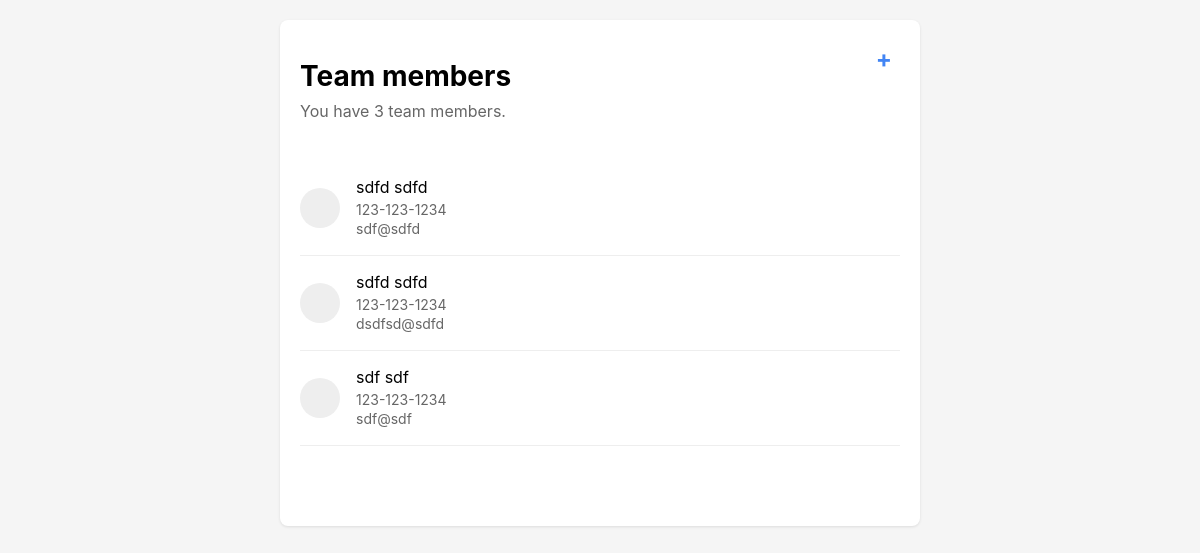
The app's page /, older data.
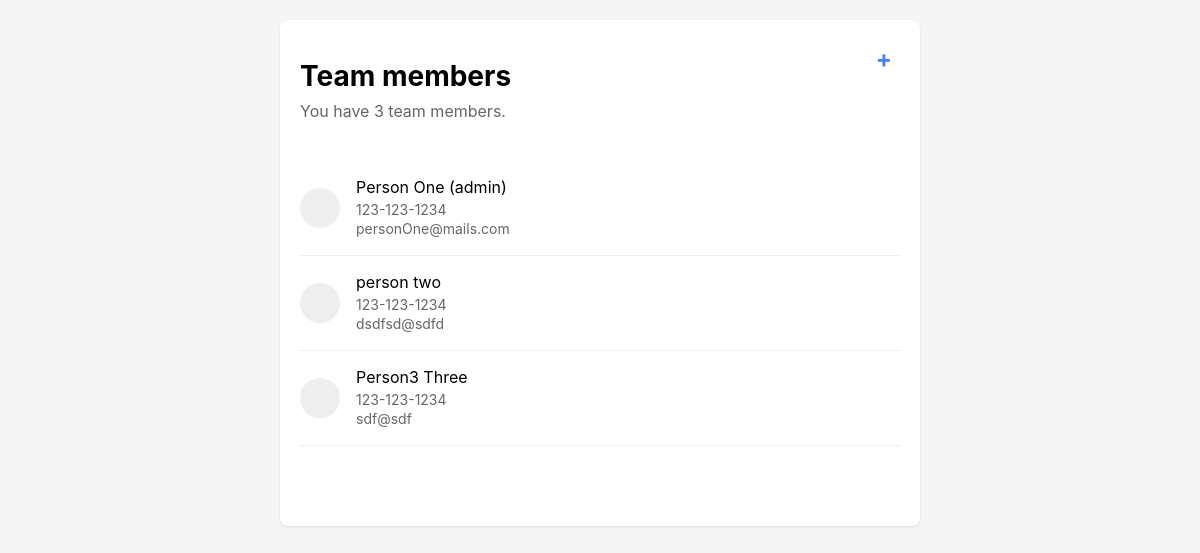
The same page, newer data.
### fullStackTeam/models.py (models this page shows, shortened)
class Member(models.Model):
    ROLE_CHOICES = [
        ('Regular', 'Regular'),
        ('Admin', 'Admin'),
    ]
    first_name = models.CharField(max_length=100)
    last_name = models.CharField(max_length=100)
    phone = models.CharField(max_length=15)
    email = models.EmailField(unique=True)
    role = models.CharField(max_length=10, choices=ROLE_CHOICES, default='Regular')

### fullStackTeam/views.py (the view)
# urls.py: path('', views.memberList, name='members'),
def memberList(request):
    mymembers = Member.objects.all().values()
    template = loader.get_template('all_members.html')
    context = {
        'mymembers': mymembers,
        'total_members': Member.objects.count(),
    }
    return HttpResponse(template.render(context, request))

### fullStackTeam/templates/all_members.html (shortened to what this page needs)
{% extends "master.html" %}
{% block content %}
    <h1>
        Team members
        <a href="{% url 'add_member' %}" class="add-button">+</a>
    </h1>
    <div class="subtitle">You have {{ total_members }} team member{{ total_members|pluralize }}.</div>
    <div class="member-list">
        {% for member in mymembers %}
        <a href="{% url 'details' member.id %}" style="text-decoration: none; color: inherit;">
            <div class="member-item">
                <div class="member-avatar"></div>
                <div class="member-info">
                    <div class="member-name">
                        {{ member.first_name }} {{ member.last_name }}
                        {% if member.role == 'Admin' %}(admin){% endif %}
                    </div>
                    <div class="member-contact">{{ member.phone }}</div>
                    <div class="member-contact">{{ member.email }}</div>
                </div>
            </div>
        </a>
        {% endfor %}
    </div>
{% endblock %}

### fullStackTeam/templates/master.html (shortened to what this page needs)
<!DOCTYPE html>
<html>
<head>
</head>
<body>
    <div class="content">
        {% block content %}
        {% endblock %}
    </div>
</body>
</html>

### fullStackTeam/templates/master.html (style rules this page uses)
body { font-family: -apple-system, BlinkMacSystemFont, "Segoe UI", Roboto, sans-serif; margin: 0; padding: 20px; background-color: #f5f5f5; }
.content { max-width: 600px; margin: 0 auto; background: white; padding: 20px 20px 80px 20px; border-radius: 8px; box-shadow: 0 1px 3px rgba(0,0,0,0.1); position: relative; }
h1 { font-size: 28px; margin-bottom: 8px; font-weight: bold; }
.subtitle { color: #666; font-size: 16px; margin-bottom: 40px; }
.member-list { list-style: none; padding: 0; }
.member-item { padding: 16px 0; border-bottom: 1px solid #eee; display: flex; align-items: center; }
.member-avatar { width: 40px; height: 40px; background: #eee; border-radius: 50%; margin-right: 16px; }
.member-info { flex: 1; }
.member-name { font-size: 16px; margin-bottom: 4px; }
.member-contact { color: #666; font-size: 14px; margin: 2px 0; }
.add-button { position: absolute; top: 20px; right: 20px; text-decoration: none; font-size: 24px; color: #4285f4; padding: 4px 8px; transition: color 0.2s; }

Row changes from the older to the newer data that the page shows:
changed Member: first_name "sdfd" → "Person"; last_name "sdfd" → "One"; email "sdf@sdfd" → "personOne@mails.com"; now shows "(admin)"
changed Member "dsdfsd@sdfd": first_name "sdfd" → "person"; last_name "sdfd" → "two"
changed Member "sdf@sdf": first_name "sdf" → "Person3"; last_name "sdf" → "Three"
